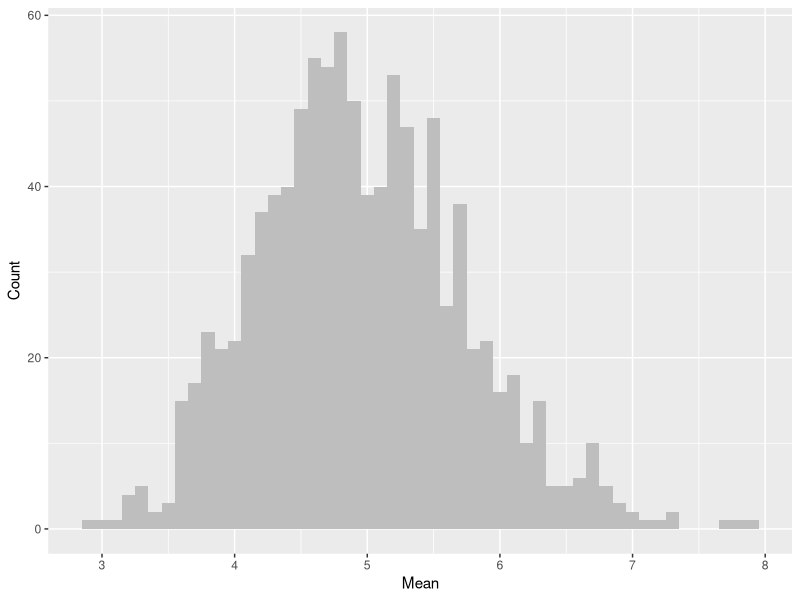
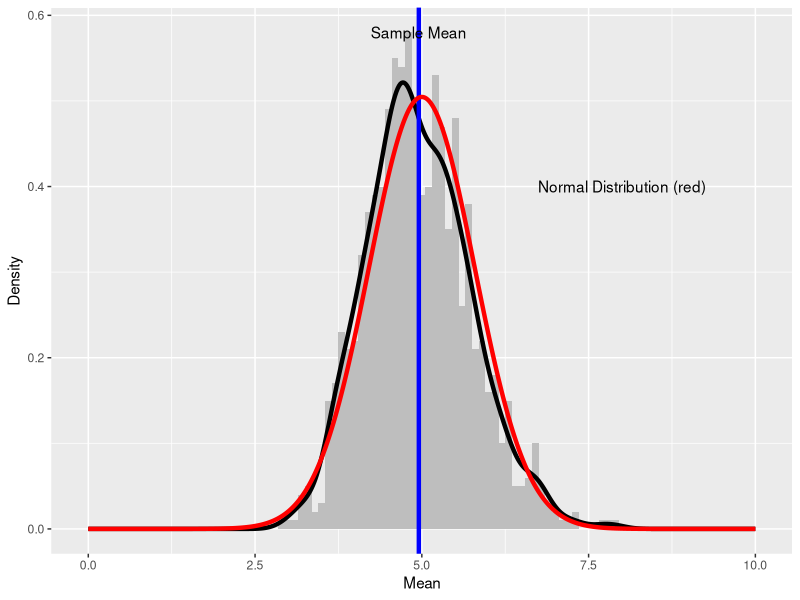

Write R code to recreate these figures, in order.
## ---- chunk 1
# Parameters
lambda = 0.2;
Num_Exponentials = 40;
Num_Simulations = 1000;

# Generate Exponential Distributions
Expo_Dist = matrix(rexp(Num_Simulations * Num_Exponentials, lambda), nrow = Num_Simulations);
Row_Mean_Expo_Dist = apply(Expo_Dist, 1, mean);

# Hist of Mean
library(ggplot2)
Row_Mean_Expo_Dist = data.frame(Row_Mean_Expo_Dist);
Hist_Mean = ggplot(aes(x = Row_Mean_Expo_Dist), data = Row_Mean_Expo_Dist) + geom_histogram(binwidth = 0.1, fill = 'grey') + xlab('Mean') + ylab('Count')
Hist_Mean
## ---- chunk 2
mu = 1/lambda
mu
## ---- chunk 3
Sample_Mean = mean(Row_Mean_Expo_Dist[, 1]);
Sample_Mean
## ---- chunk 4
Theoretical_Var = 1/(lambda^2 * Num_Exponentials);
Theoretical_Var
## ---- chunk 5
Sample_Var = var(Row_Mean_Expo_Dist[, 1]);
Sample_Var
## ---- chunk 6
# Generate Normal Distribution
x = seq(0, 10, len = 1000)
y = dnorm(x, mean = mu, sd = sqrt(Theoretical_Var))
Norm_Dist = data.frame(x, y)

Dist_Mean = ggplot(aes(x = Row_Mean_Expo_Dist), data = Row_Mean_Expo_Dist) + geom_histogram(aes(y = ..density..), binwidth = 0.1, fill = 'grey') + xlab('Mean') + ylab('Density') + geom_density(color = 'black', size = 1.5) + geom_vline(aes(xintercept = Sample_Mean), size = 1.5, color = 'blue') +  annotate("text", x = Sample_Mean, y = 0.58, label = "Sample Mean") + geom_line(aes(x, y), data = Norm_Dist, color = 'red', size = 1.5) + annotate("text", x = 8, y = 0.4, label = "Normal Distribution (red)")
Dist_Mean
